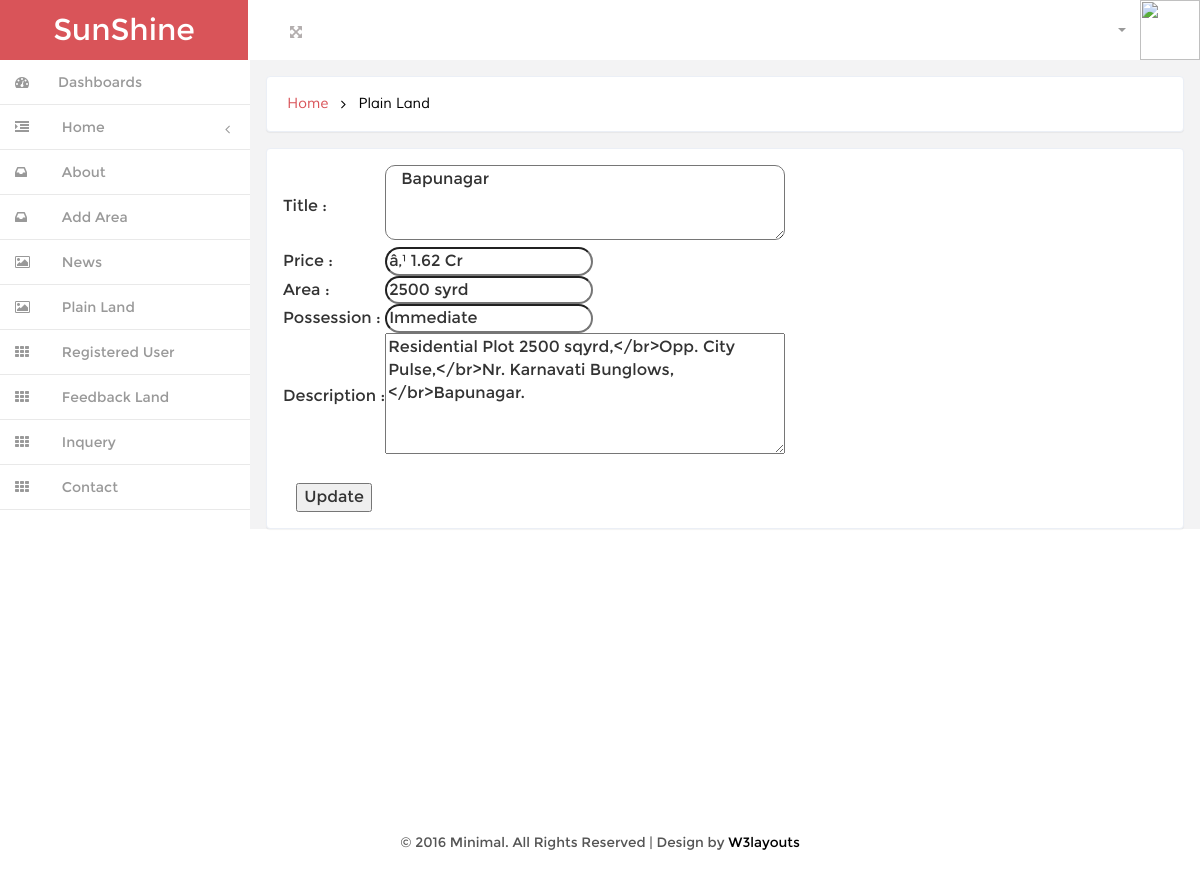
Screenshot of /admin/edit_sale-land.php?idd=37 (signed in) with the database file from the repository.
### tables this page shows
CREATE TABLE IF NOT EXISTS `sale_land` (
  `id` int(10) NOT NULL AUTO_INCREMENT,
  `imgg` varchar(100) NOT NULL,
  `titel` varchar(50) NOT NULL,
  `pric` varchar(15) NOT NULL,
  `p_area` varchar(15) NOT NULL,
  `poass` varchar(20) NOT NULL,
  `discri` mediumtext NOT NULL,
  `area_name` varchar(20) NOT NULL,
  PRIMARY KEY (`id`)
);

### admin/edit_sale-land.php (the view, shortened to what this page needs)
<!DOCTYPE HTML>
<html>
<head>
<link href="css/bootstrap.min.css" rel='stylesheet' type='text/css' />
<link href="css/style.css" rel='stylesheet' type='text/css' />
<link href="css/font-awesome.css" rel="stylesheet">
<link href="css/custom.css" rel="stylesheet">
</head>
<body>
       <?php require_once 'header.php'; ?>
	  <?php require_once 'sidebar.php'; ?>
<div id="wrapper">
		 <div id="page-wrapper" class="gray-bg dashbard-1">
       <div class="content-main">
		   <div class="banner">
				<h2>
				<a href="index.php">Home</a>
				<i class="fa fa-angle-right"></i>
				<span>Plain Land</span>
				</h2>
		    </div>
 	<div class="asked">
			<form action="" method="post" enctype="multipart/form-data">
				<?php
					$o=mysql_query("select * from sale_land where id='$_REQUEST[idd]'");
					while($d=mysql_fetch_array($o))
					{
				?>
				<table>
					<tr>
						<td>Title : </td>
						<td><textarea style="border-radius:10px;" class="tb4" rows="3" cols="40" name="titel"> <?php echo $d['titel'];?></textarea></td>
					</tr>
					<tr>
						<td>Price : </td>
						<td><input type="text" name="pric" value="<?php echo $d['pric'];?>"/></td>
					</tr>
					<tr>
						<td>Area : </td>
						<td><input type="text" name="parea" value="<?php echo $d['p_area'];?>"/></td>
					</tr>
					<tr>
						<td>Possession : </td>
						<td><input type="text" name="poss" value="<?php echo $d['poass'];?>"/></td>
					</tr>
					<tr>
						<td>Description : </td>
						<td><textarea rows="5" cols="40" name="dis"><?php echo $d['discri'];?></textarea></td>
					</tr>
					<tr align="center">
						<td><br/><input type="submit" name="save" value="Update"/></td>
					</tr>
				</table>
				<?php
					}
				?>
			</form>
	</div>
		</div>
		</div>
       </div>
<div class="copy">
            <p> &copy; 2016 Minimal. All Rights Reserved | Design by <a href="http://w3layouts.com/" target="_blank">W3layouts</a> </p>
	    </div>
		</div>
</body>
</html>

### admin/css/style.css (style rules this page uses)
input[type=text] { border-radius:50px; }
h4, h5, h6, h1, h2, h3 { margin: 0; }
p { margin: 0; }
html, body { font-family:'Montserrat-Regular'; font-size: 100%; background:#F3F3F4; overflow-x: hidden; }
body a { transition:0.5s all; -webkit-transition:0.5s all; -moz-transition:0.5s all; -o-transition:0.5s all; -ms-transition:0.5s all; }
div#wrapper { background-color: #fff; }
@media (min-width: 768px) { #page-wrapper { position: inherit; margin: 0 0 0 240px; min-height: 1000px; } }
.content-main { background-color: #F3F3F4; padding-top: 1em; }
.banner { background: #fff; display: block; margin: 0em 1em ; padding:1em; border: 1px solid #ebeff6; border-color: #ebeff6; border-radius: 4px; -webkit-border-radius: 4px; -o-border-radius: 4px; -moz-border-radius: 4px; -ms-border-radius: 4px; -webkit-box-shadow: 0 1px 1px rgba(0,0,0,.05); box-shadow: 0 1px 1px rgba(0,0,0,.05); }
.banner h2 { font-size:0.9em; }
.banner h2 a { color:#D95459; text-decoration:none; font-family: 'Muli-Regular'; padding:0.3em ; }
.banner h2 span { color:#000; font-family: 'Muli-Regular'; padding:0.3em ; }
.banner h2 i { color:#000; vertical-align:middle; padding:0.3em ; }
.asked { padding: 1em; background: #fff; margin: 1em; border: 1px solid #ebeff6; border-radius: 4px; -webkit-border-radius: 4px; -o-border-radius: 4px; -moz-border-radius: 4px; -ms-border-radius: 4px; -webkit-box-shadow: 0 1px 1px rgba(0,0,0,.05); box-shadow: 0 1px 1px rgba(0,0,0,.05); }
.copy { background:#fff; text-align:center; padding:1.5em 0; }
.copy p, .copy-right p { font-size:0.85em; color:#555; }
.copy p a, .copy-right p a { color:#000; }

### admin/css/custom.css (style rules this page uses)
#wrapper { width: 100%; }
#page-wrapper { min-height: 568px; }
@media (min-width:768px) { #page-wrapper { position: inherit; margin: 0 0 0 250px; } }

### rows the page displays
sale_land: titel "Bapunagar", pric "â‚¹ 1.62 Cr", parea "2500 syrd", poss "Immediate", dis "Residential Plot 2500 sqyrd,</br>Opp. City Pulse,</br>Nr. Karnavati Bunglows,</br>Bapunagar."
